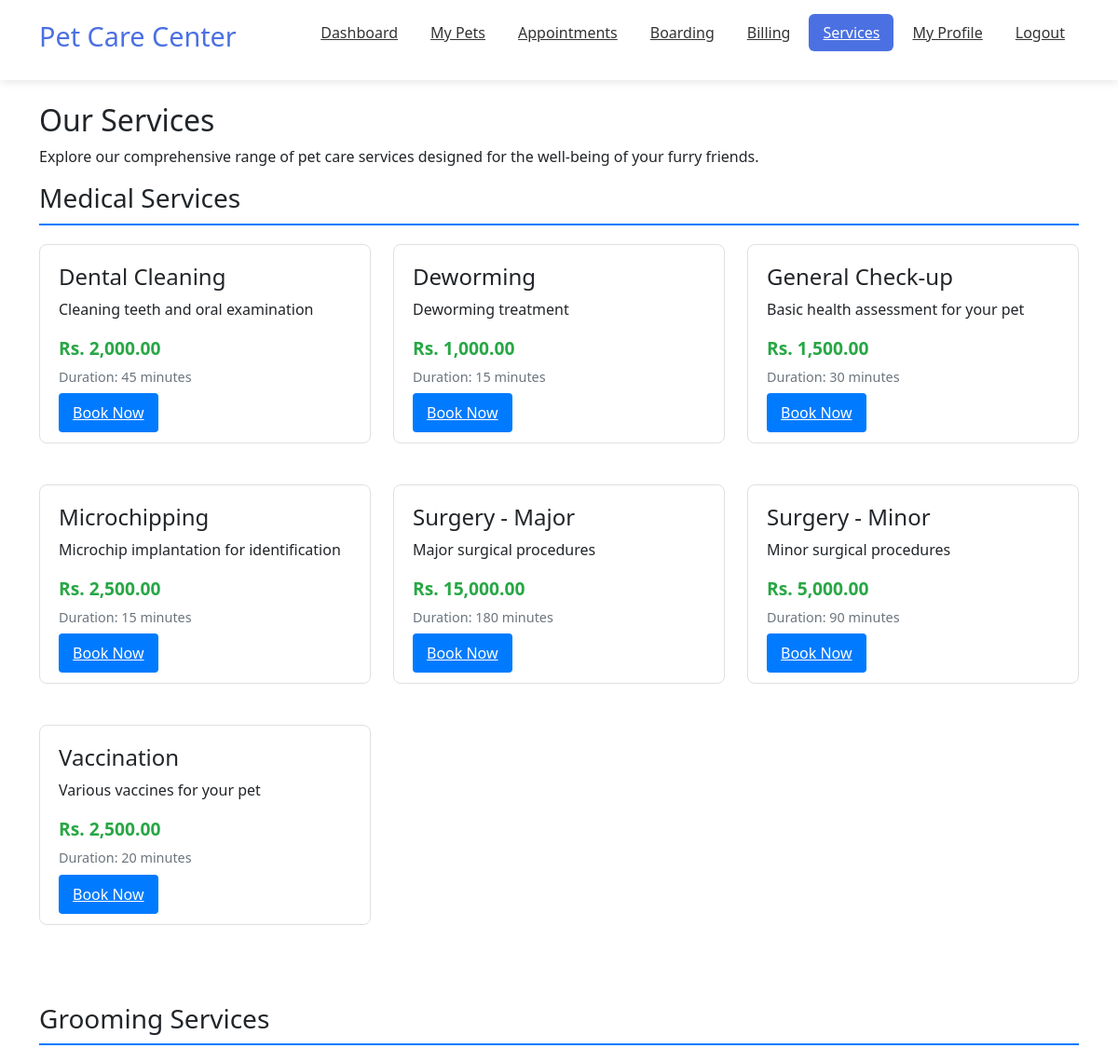
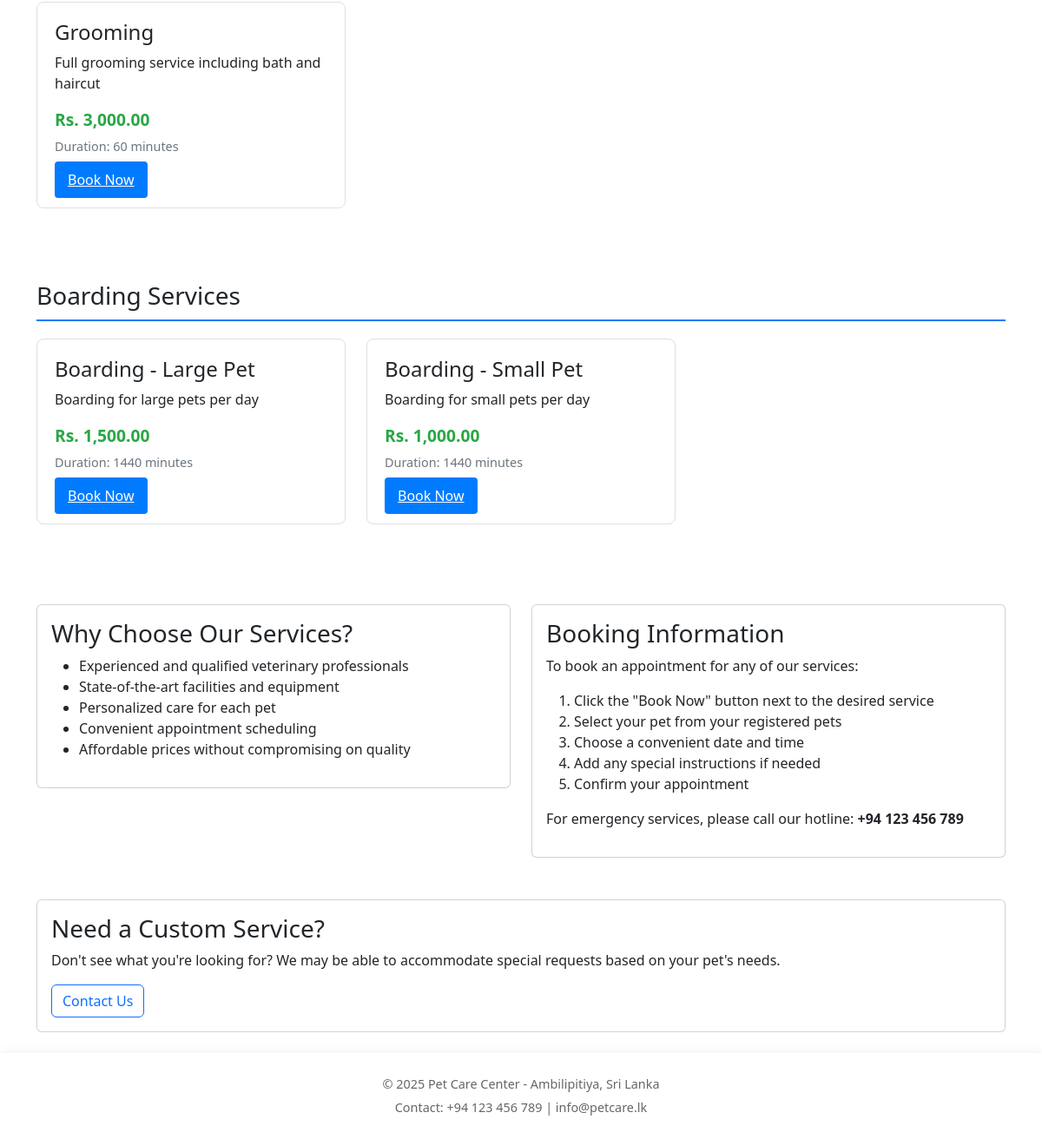
Screenshot of /services.php (signed in) with the database file from the repository (2 pictures, top to bottom).
### tables this page shows
CREATE TABLE services (
    service_id INT AUTO_INCREMENT PRIMARY KEY,
    service_name VARCHAR(100) NOT NULL,
    description TEXT,
    price DECIMAL(10,2) NOT NULL,
    duration INT,   
    status ENUM('active', 'inactive') DEFAULT 'active'
);

### services.php (the view, shortened to what this page needs)
<?php
require_once 'includes/db_connect.php';
$stmt = $conn->prepare("SELECT * FROM services WHERE status = 'active' ORDER BY service_name");
$stmt->execute();
$services_result = $stmt->get_result();
$services = [];
while ($service = $services_result->fetch_assoc()) {
    $services[] = $service;
}
$service_categories = [
    'Medical' => [],
    'Grooming' => [],
    'Boarding' => [],
    'Other' => []
];
foreach ($services as $service) {
    if (strpos(strtolower($service['service_name']), 'surgery') !== false ||
        strpos(strtolower($service['service_name']), 'check-up') !== false ||
        strpos(strtolower($service['service_name']), 'vaccination') !== false ||
        strpos(strtolower($service['service_name']), 'deworming') !== false ||
        strpos(strtolower($service['service_name']), 'dental') !== false ||
        strpos(strtolower($service['service_name']), 'microchip') !== false) {
        $service_categories['Medical'][] = $service;
    } elseif (strpos(strtolower($service['service_name']), 'grooming') !== false) {
        $service_categories['Grooming'][] = $service;
    } elseif (strpos(strtolower($service['service_name']), 'boarding') !== false) {
        $service_categories['Boarding'][] = $service;
    } else {
        $service_categories['Other'][] = $service;
    }
}
?>
<!DOCTYPE html>
<html lang="en">
<head>
    <link rel="stylesheet" href="css/styles.css">
    <link href="https://cdn.jsdelivr.net/npm/bootstrap@5.3.5/dist/css/bootstrap.min.css" rel="stylesheet">
</head>
<body>
    <header>
        <div class="container">
            <h1>Pet Care Center</h1>
            <nav>
                <ul>
                    <li><a href="index.php">Dashboard</a></li>
                    <li><a href="pets.php">My Pets</a></li>
                    <li><a href="appointments.php">Appointments</a></li>
                    <li><a href="boarding.php">Boarding</a></li>
                    <li><a href="bills.php">Billing</a></li>
                    <li><a href="services.php" class="active">Services</a></li>
                    <li><a href="profile.php">My Profile</a></li>
                    <li><a href="auth/logout.php">Logout</a></li>
                </ul>
            </nav>
        </div>
    </header>
    <main class="container py-4">
        <section class="page-header">
            <h2>Our Services</h2>
            <p>Explore our comprehensive range of pet care services designed for the well-being of your furry friends.</p>
        </section>
        <?php foreach ($service_categories as $category => $category_services): ?>
            <?php if (!empty($category_services)): ?>
                <section class="category-section">
                    <h3 class="category-heading"><?php echo $category; ?> Services</h3>
                    <div class="row">
                        <?php foreach ($category_services as $service): ?>
                            <div class="col-md-4 mb-4">
                                <div class="service-card">
                                    <h4><?php echo htmlspecialchars($service['service_name']); ?></h4>
                                    <p><?php echo htmlspecialchars($service['description'] ?? 'No description available.'); ?></p>
                                    <div class="service-meta my-3">
                                        <p class="service-price">Rs. <?php echo number_format($service['price'], 2); ?></p>
                                        <p class="service-duration">Duration: <?php echo $service['duration']; ?> minutes</p>
                                    </div>
                                    <a href="book_appointment.php?service_id=<?php echo $service['service_id']; ?>" class="book-now-btn">Book Now</a>
                                </div>
                            </div>
                        <?php endforeach; ?>
                    </div>
                </section>
            <?php endif; ?>
        <?php endforeach; ?>
        <section class="service-info mt-5">
            <div class="row">
                <div class="col-md-6">
                    <div class="card mb-4">
                        <div class="card-body">
                            <h3>Why Choose Our Services?</h3>
                            <ul>
                                <li>Experienced and qualified veterinary professionals</li>
                                <li>State-of-the-art facilities and equipment</li>
                                <li>Personalized care for each pet</li>
                                <li>Convenient appointment scheduling</li>
                                <li>Affordable prices without compromising on quality</li>
                            </ul>
                        </div>
                    </div>
                </div>
                <div class="col-md-6">
                    <div class="card">
                        <div class="card-body">
                            <h3>Booking Information</h3>
                            <p>To book an appointment for any of our services:</p>
                            <ol>
                                <li>Click the "Book Now" button next to the desired service</li>
                                <li>Select your pet from your registered pets</li>
                                <li>Choose a convenient date and time</li>
                                <li>Add any special instructions if needed</li>
                                <li>Confirm your appointment</li>
                            </ol>
                            <p>For emergency services, please call our hotline: <strong>+94 123 456 789</strong></p>
                        </div>
                    </div>
                </div>
            </div>
        </section>
        <section class="custom-service mt-5">
            <div class="card">
                <div class="card-body">
                    <h3>Need a Custom Service?</h3>
                    <p>Don't see what you're looking for? We may be able to accommodate special requests based on your pet's needs.</p>
                    <a href="contact.php" class="btn btn-outline-primary">Contact Us</a>
                </div>
            </div>
        </section>
    </main>
    <footer>
        <div class="container">
            <p>&copy; <?php echo date('Y'); ?> Pet Care Center - Ambilipitiya, Sri Lanka</p>
            <p>Contact: +94 123 456 789 | info@petcare.lk</p>
        </div>
    </footer>
</body>
</html>

### css/styles.css (style rules this page uses)
* { margin: 0; padding: 0; box-sizing: border-box; }
:root { --primary-color: #4b70e2; --primary-dark: #3657b3; --secondary-color: #8cc63f; --secondary-dark: #6ea32d; --accent-color: #ff9a3c; --background-light: #f5f7fa; --text-dark: #333333; --text-light: #666666; --text-muted: #888888; --border-color: #dddddd; --danger-color: #e74c3c; --success-color: #2ecc71; --warning-color: #f39c12; --info-color: #3498db; --white: #ffffff; --shadow: 0 2px 10px rgba(0, 0, 0, 0.1); --border-radius: 6px; --transition: all 0.3s ease; }
body { font-family: 'Segoe UI', Tahoma, Geneva, Verdana, sans-serif; line-height: 1.6; color: var(--text-dark); background-color: var(--background-light); }
.container { width: 100%; max-width: 1200px; margin: 0 auto; padding: 0 20px; }
a { color: var(--primary-color); text-decoration: none; transition: var(--transition); }
header { background-color: var(--white); box-shadow: var(--shadow); padding: 15px 0; position: sticky; top: 0; z-index: 100; }
header .container { display: flex; justify-content: space-between; align-items: center; }
header h1 { color: var(--primary-color); font-size: 1.8rem; }
nav ul { display: flex; list-style: none; gap: 5px; }
nav li a { display: block; padding: 8px 15px; font-weight: 500; color: var(--text-dark); border-radius: var(--border-radius); }
nav li a.active { background-color: var(--primary-color); color: var(--white); }
main { padding: 30px 0; min-height: calc(100vh - 140px); }
.service-price { font-weight: bold; color: var(--text-dark); margin-bottom: 5px; }
.service-duration { font-size: 0.8rem; color: var(--text-muted); }
footer { background-color: var(--white); padding: 20px 0; box-shadow: 0 -2px 10px rgba(0, 0, 0, 0.05); text-align: center; }
footer p { margin: 5px 0; color: var(--text-light); font-size: 0.9rem; }

### services.php (style rules this page uses)
.service-card { border: 1px solid #e0e0e0; border-radius: 8px; padding: 20px; margin-bottom: 20px; transition: transform 0.3s, box-shadow 0.3s; }
.service-price { font-size: 1.2rem; font-weight: bold; color: #28a745; }
.service-duration { font-size: 0.9rem; color: #6c757d; }
.category-section { margin-bottom: 40px; }
.category-heading { border-bottom: 2px solid #007bff; padding-bottom: 10px; margin-bottom: 20px; }
.book-now-btn { background-color: #007bff; color: white; border: none; padding: 10px 15px; border-radius: 4px; cursor: pointer; transition: background-color 0.3s; }

### rows the page displays
services: service_name "Dental Cleaning", description "Cleaning teeth and oral examination", price "2,000.00", duration "45"
services: service_name "Deworming", description "Deworming treatment", price "1,000.00", duration "15"
services: service_name "General Check-up", description "Basic health assessment for your pet", price "1,500.00", duration "30"
services: service_name "Microchipping", description "Microchip implantation for identification", price "2,500.00", duration "15"
services: service_name "Surgery - Major", description "Major surgical procedures", price "15,000.00", duration "180"
services: service_name "Surgery - Minor", description "Minor surgical procedures", price "5,000.00", duration "90"
services: service_name "Vaccination", description "Various vaccines for your pet", price "2,500.00", duration "20"
services: service_name "Grooming", description "Full grooming service including bath and haircut", price "3,000.00", duration "60"
services: service_name "Boarding - Large Pet", description "Boarding for large pets per day", price "1,500.00", duration "1440"
services: service_name "Boarding - Small Pet", description "Boarding for small pets per day", price "1,000.00", duration "1440"

### other values shown
$category "Medical"
$category "Grooming"
$category "Boarding"
